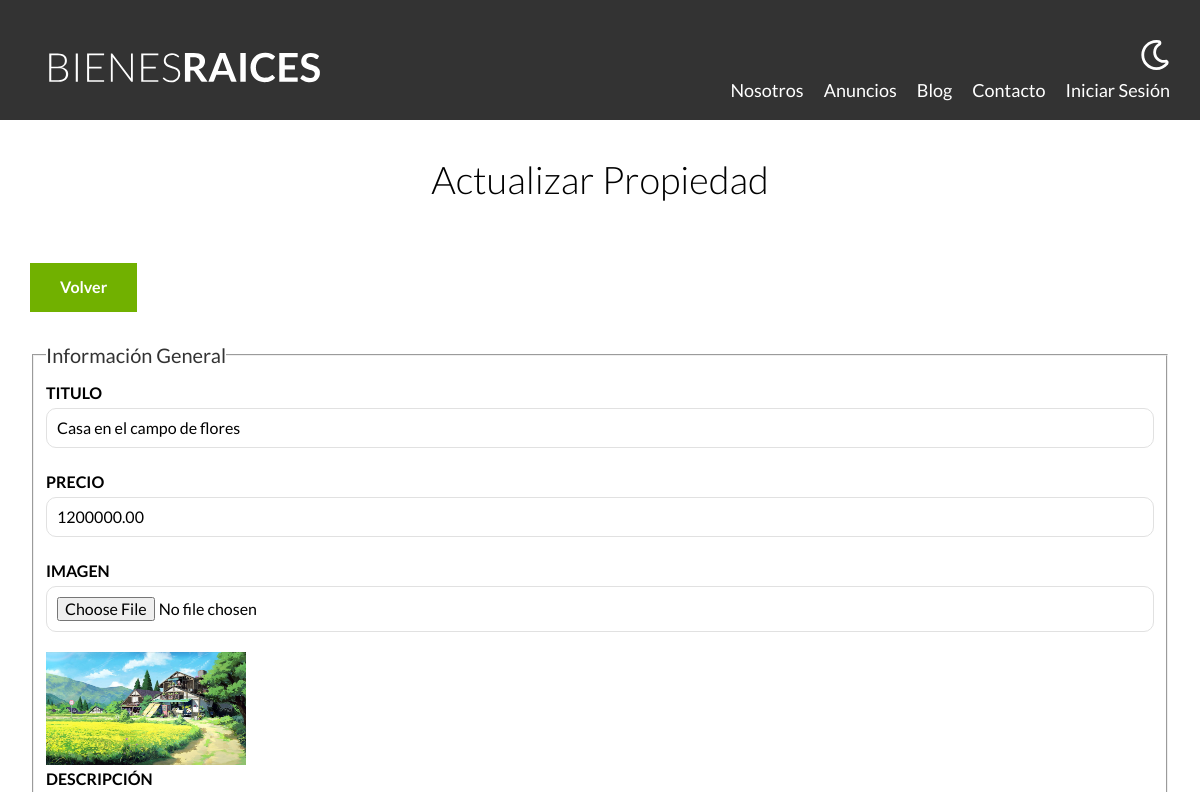
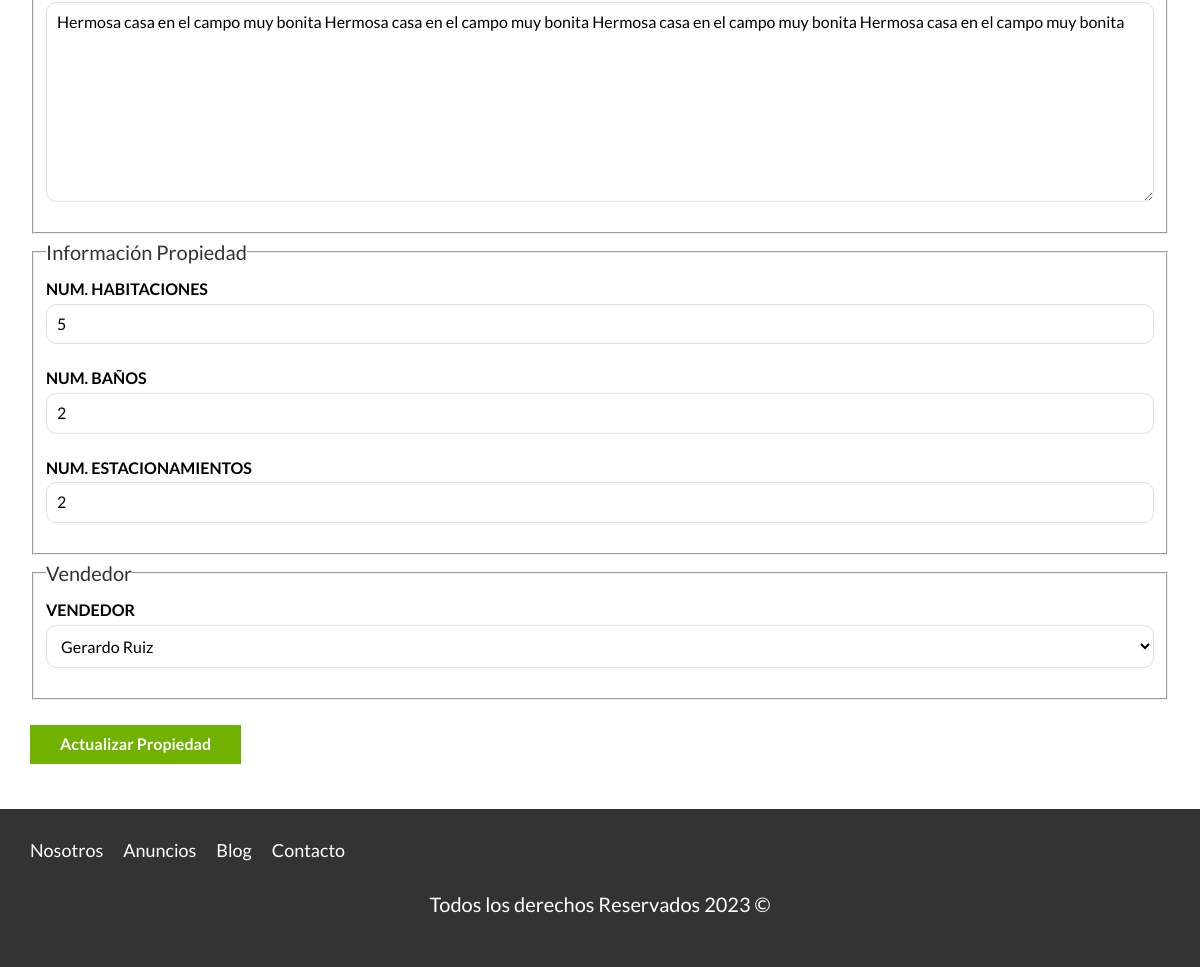
The app's page /admin/propiedades/actualizar.php?id=6 with its own data (2 pictures, top to bottom).
### tables this page shows
CREATE TABLE `propiedades` (
  `id` int NOT NULL AUTO_INCREMENT,
  `titulo` varchar(45) DEFAULT NULL,
  `precio` decimal(10,2) DEFAULT NULL,
  `imagen` varchar(200) DEFAULT NULL,
  `descripcion` longtext,
  `habitaciones` int DEFAULT NULL,
  `wc` int DEFAULT NULL,
  `estacionamiento` int DEFAULT NULL,
  `creado` date DEFAULT NULL,
  `vendedorId` int NOT NULL,
  PRIMARY KEY (`id`,`vendedorId`),
  KEY `fk_propiedades_vendedores_idx` (`vendedorId`),
  CONSTRAINT `fk_propiedades_vendedores` FOREIGN KEY (`vendedorId`) REFERENCES `vendedores` (`id`)
);

CREATE TABLE `vendedores` (
  `id` int NOT NULL AUTO_INCREMENT,
  `nombre` varchar(45) DEFAULT NULL,
  `apellido` varchar(45) DEFAULT NULL,
  `telefono` varchar(10) DEFAULT NULL,
  PRIMARY KEY (`id`)
);

### classes/ActiveRecord.php (called while the page is built, shortened)
<?php
class ActiveRecord{
    protected static $db;
    protected static $tabla = '';
    public static function setDB($database){
        self::$db = $database;
    }
    public static function all(){
        $query = "SELECT * FROM " . static::$tabla;
        $resultado = self::consultarSQL($query);
        return $resultado;
    }
    public static function find($id){
        $query = "SELECT * FROM " . static::$tabla . " WHERE id = $id";
        $resultado = self::consultarSQL($query);
        return array_shift( $resultado);
    }
    public static function consultarSQL($query){
            $resultado = self::$db->query($query);
        $array = [];
        while($registro = $resultado->fetch_assoc()){
            $array[] = static::crearObjeto($registro);
        }
        return $array;
    }
    protected static function crearObjeto($registro){
        $objeto = new static;
        foreach($registro as $key => $value){
            if(property_exists($objeto, $key)){
                $objeto->$key = $value;
            }
        }
        return $objeto;
    }
}
?>

### includes/funciones.php (called while the page is built, shortened)
<?php
function s($html):string{
    $s = htmlspecialchars($html);
    return $s;
}

### includes/templates/formulario_propiedades.php (the view, shortened to what this page needs)
<fieldset>
    <legend>Información General</legend>
    <label for="titulo">Titulo</label>
    <input type="text" id="titulo" name="propiedad[titulo]" placeholder="Título Propiedad" value="<?php echo s($propiedad->titulo); ?>">
    <label for="precio">Precio</label>
    <input type="number" id="precio" name="propiedad[precio]" placeholder="Precio Propiedad" value="<?php echo s($propiedad->precio); ?>">
    <label for="imagen">Imagen</label>
    <input type="file" id="imagen" accept="image/jpeg, image/png" name="propiedad[imagen]">
    <?php if($propiedad->imagen){ ?>
        <img src="/bienesraices-poo/imagenes/<?php echo $propiedad->imagen ?>" class="imagen-small" >
    <?php } ?>
    <label for="descripcion">Descripción</label>
    <textarea  id="descripcion" name="propiedad[descripcion]" ><?php echo s($propiedad->descripcion); ?></textarea>
</fieldset>
<fieldset>
    <legend>Información Propiedad</legend>
    <label for="habitaciones">Num. Habitaciones</label>
    <input type="number" id="habitaciones" name="propiedad[habitaciones]" placeholder="Ej. 3" min="1" max"9" value="<?php echo s($propiedad->habitaciones); ?>">
    <label for="wc">Num. Baños</label>
    <input type="number" id="wc" name="propiedad[wc]" placeholder="Ej. 3" min="1" max"9" value="<?php echo s($propiedad->wc); ?>">
    <label for="estacionamiento">Num. Estacionamientos</label>
    <input type="number" id="estacionamiento" name="propiedad[estacionamiento]" placeholder="Ej. 3" min="1" max"9" value="<?php echo s($propiedad->estacionamiento); ?>">
</fieldset>
<fieldset>
    <legend>Vendedor</legend>
    <label for="vendedor">Vendedor</label>
    <select name="propiedad[vendedorId]" id="vendedor">
        <?php foreach($vendedores as $vendedor) { ?>
            <option
            <?php echo $propiedad->vendedorId === $vendedor->id ? 'selected' : '' ?>
            value="<?php echo s($vendedor->id); ?>"> <?php echo s($vendedor->nombre) . " " . s($vendedor->apellido); ?>
            </option>
        <?php } ?>
    </select>
</fieldset>

### build/css/app.css (style rules this page uses)
html { line-height:1.15;-webkit-text-size-adjust:100% }
body { margin:0 }
img { border-style:none }
button,input,optgroup,select,textarea { font-family:inherit;font-size:100%;line-height:1.15;margin:0 }
button,input { overflow:visible }
button,select { text-transform:none }
fieldset { padding:.35em .75em .625em }
legend { box-sizing:border-box;color:inherit;display:table;max-width:100%;padding:0;white-space:normal }
textarea { overflow:auto }
html { font-size:62.5%;box-sizing:border-box }
*,:after,:before { box-sizing:inherit }
body { font-family:Lato,sans-serif;font-size:1.6rem;line-height:1.8 }
img,picture { width:100%;display:block }
.formulario legend { font-size:2rem;color:#333 }
.formulario label { font-weight:700;text-transform:uppercase;display:block }
.formulario input:not([type=submit]),.formulario select,.formulario textarea { padding:1rem;display:block;width:100%;background-color:#fff;border:1px solid #e1e1e1;border-radius:1rem;margin-bottom:2rem }
.formulario textarea { height:20rem }
.imagen-small { width:20rem }

### records on screen
propiedades: titulo "Casa en el campo de flores", precio "1200000.00", imagen (picture), descripcion "Hermosa casa en el campo muy bonita Hermosa casa en el campo muy bonita Hermosa casa en el campo muy bonita Hermosa casa en el campo muy bonita", habitaciones "5", wc "2", estacionamiento "2", vendedorId.nombre "Gerardo Ruiz"
